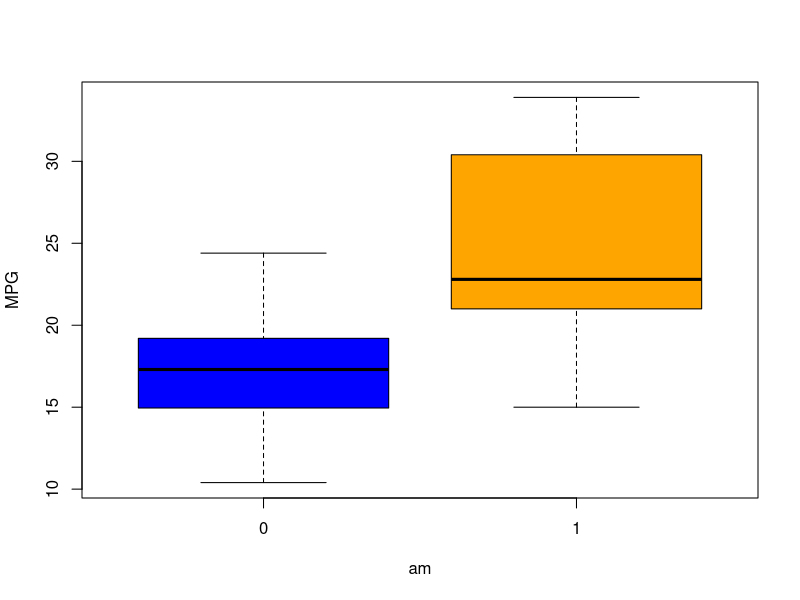
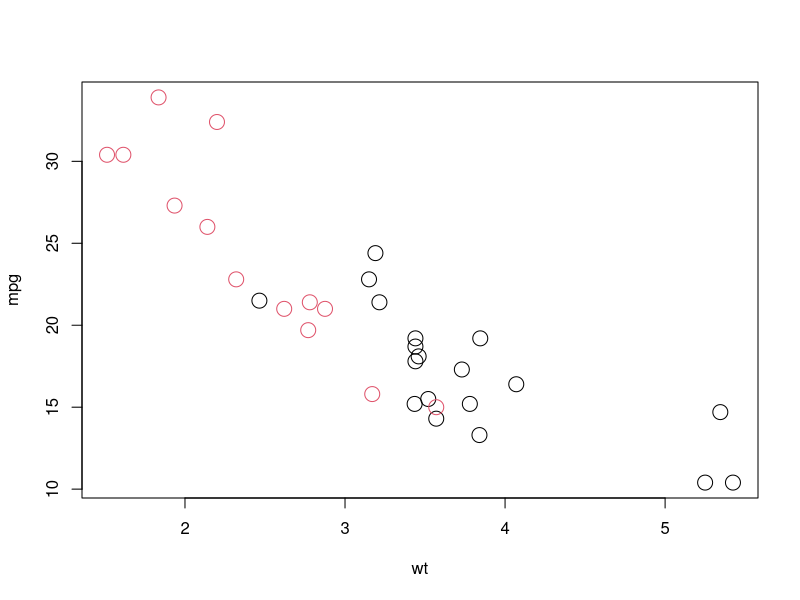
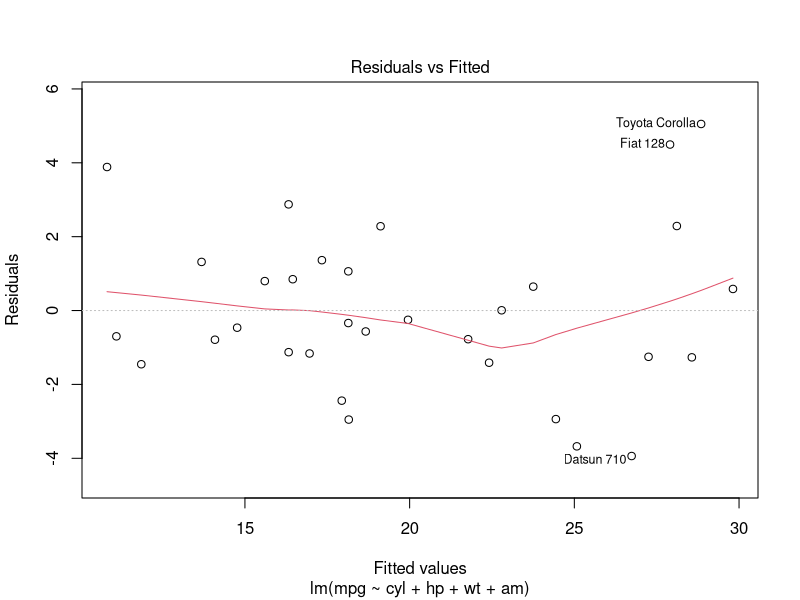
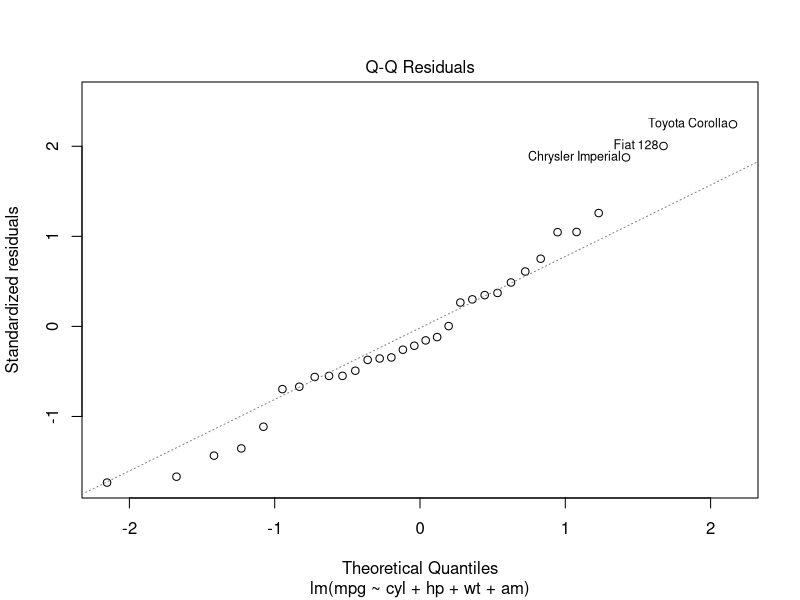
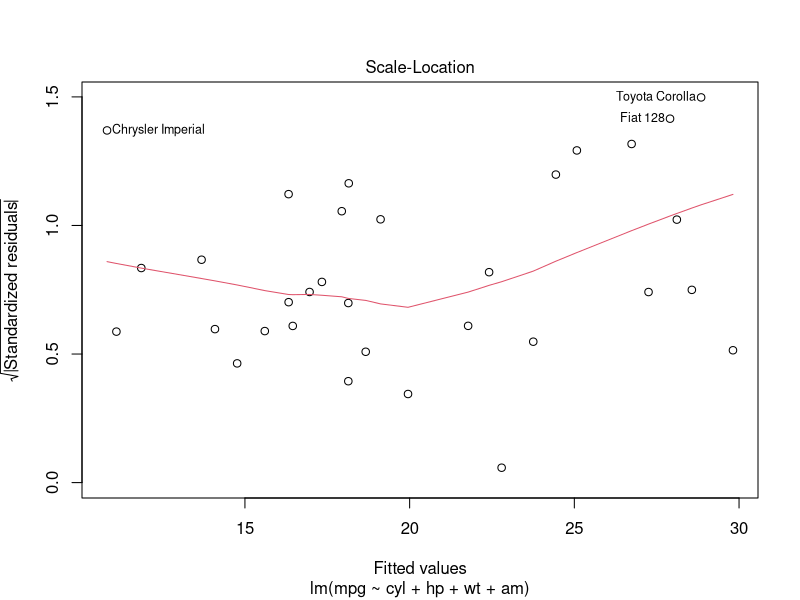
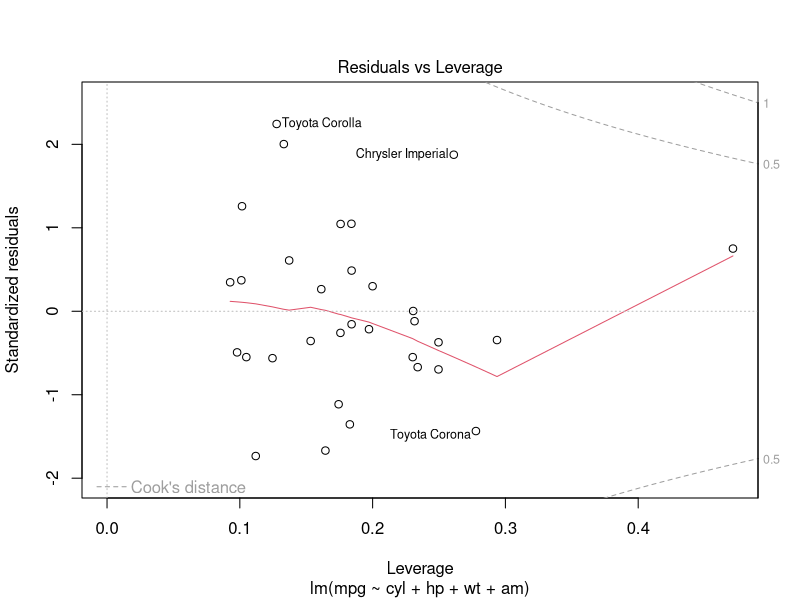

These figures' R source, in order:
## ---- chunk 1
data(mtcars) # prepare the data first
for (i in c(2, 8, 9, 10, 11)) {
  mtcars[,i] <- as.factor(mtcars[, i])
}
str(mtcars)
boxplot(data = mtcars, mpg ~ am, ylab = 'MPG', col = c('blue', 'orange'))
## ---- chunk 2
with(mtcars,plot(y = mpg,x = wt, col = am, cex =2))
mod2 <- lm(data = mtcars, mpg ~ wt + am) # new model with two vars.
summary(mod2)
new2 <- data.frame(wt = c(2.62, 2.62), am = as.factor(c(1,0)) )
(pre2 <- predict(mod2, new = new2))
## ---- chunk 3
mod3 <- step(lm(data = mtcars, mpg ~ .), trace = 0) # the backward selection
summary(mod3)
new3 <- data.frame(wt = c(2.62, 2.62), hp = c(110,110), cyl  = as.factor(c(8,8)), am = as.factor(c(0,1)))
(pre3 <- predict(mod3, new = new3))
## ---- chunk 4
plot(mod3)
